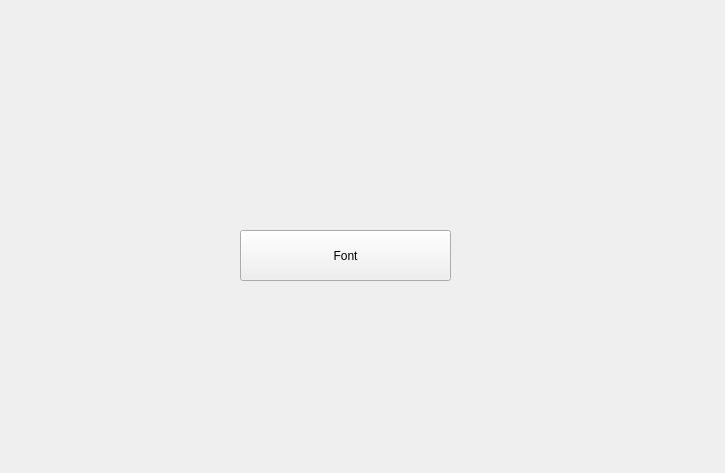
<?xml version="1.0" encoding="UTF-8"?>
<ui version="4.0">
 <class>Widget</class>
 <widget class="QWidget" name="Widget">
  <property name="geometry">
   <rect>
    <x>0</x>
    <y>0</y>
    <width>725</width>
    <height>473</height>
   </rect>
  </property>
  <property name="windowTitle">
   <string>Widget</string>
  </property>
  <widget class="QPushButton" name="fontBtn">
   <property name="geometry">
    <rect>
     <x>240</x>
     <y>230</y>
     <width>211</width>
     <height>51</height>
    </rect>
   </property>
   <property name="text">
    <string>Font</string>
   </property>
  </widget>
 </widget>
 <layoutdefault spacing="6" margin="11"/>
 <resources/>
 <connections/>
</ui>
